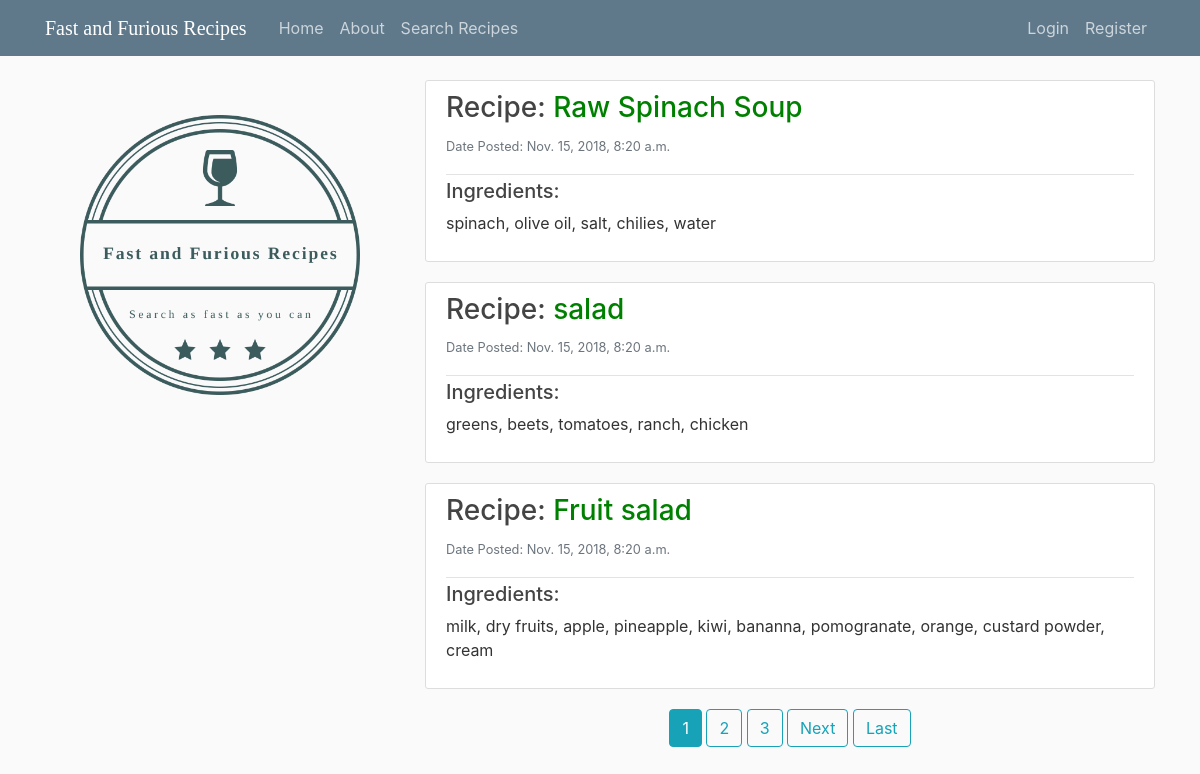
/, run on an earlier commit of the app's database.
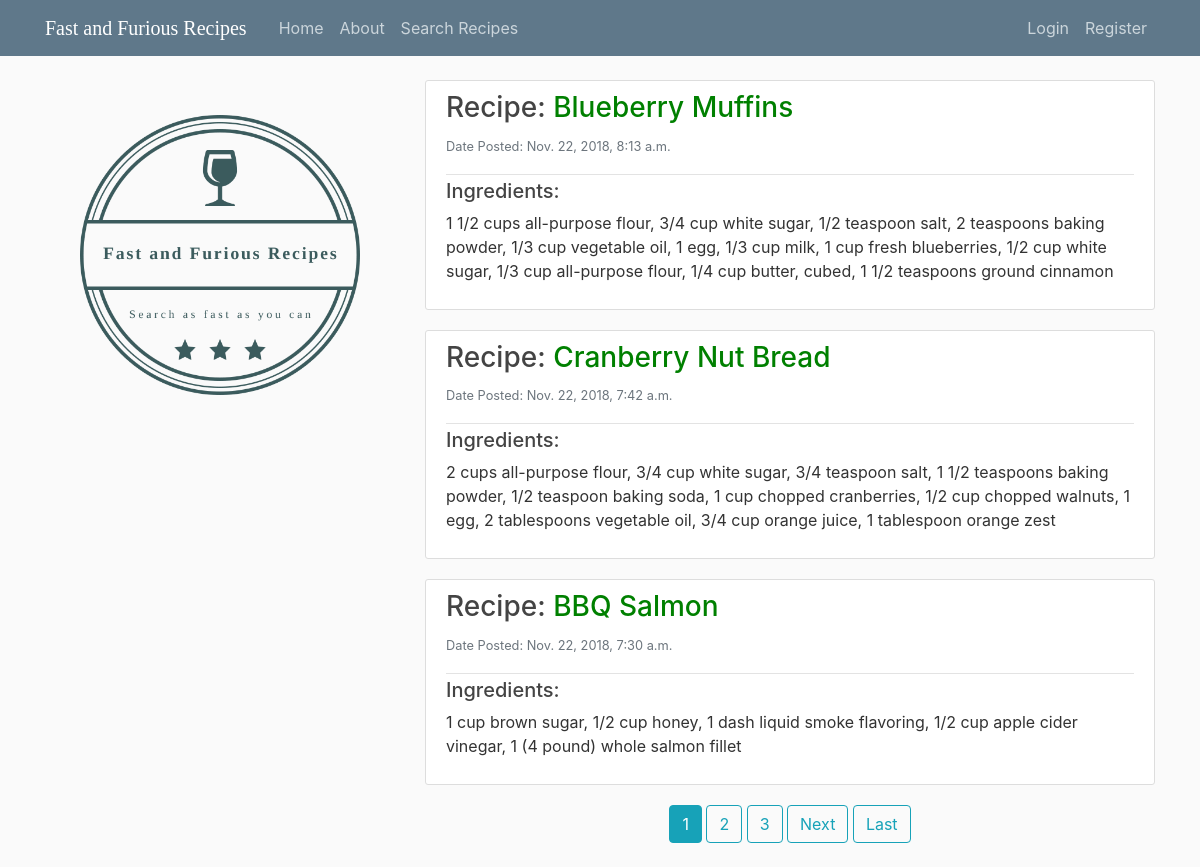
And on a later commit of the database.
### recipes/models.py (models this page shows, shortened)
class Recipes(models.Model):
    title = models.CharField(max_length=100)
    ingredients = models.TextField()
    content = models.TextField()
    date_posted = models.DateTimeField(default=timezone.now)
    author = models.ForeignKey(User, on_delete=models.CASCADE)

### recipes/views.py (the view)
# urls.py: path('', RecipesListView.as_view(), name='recipes-home'),
class RecipesListView(ListView):
    model = Recipes
    template_name = 'recipes/home.html'
    context_object_name = 'recipes'
    ordering = ['-date_posted']
    paginate_by = 3

### recipes/templates/recipes/home.html (shortened to what this page needs)
{% extends "recipes/base.html" %}
{% block content%}
  {% for recipe in recipes %}
     <article class="media content-section">
      <div class="media-body">
      <div class="article-metadata">
          <h3><a class="article-title" href="{% url 'recipes-detail' recipe.id %}"> Recipe: <font color = "green"> {{ recipe.title }}</font></a></h3>
            <p> <small class="text-muted"> Date Posted:  {{recipe.date_posted}} </small></p>
      </div>
          <h5>Ingredients: </h5> <p>  {{ recipe.ingredients}}</p>
      </div>
    </article>
  {% endfor %}
<div align="center">
  {% if is_paginated %}
      {% for num in page_obj.paginator.page_range %}
        {% if page_obj.number == num %}
          <a class="btn btn-info mb-4" href="?page={{ num }}">{{ num }}</a>
        {% elif num > page_obj.number|add:'-3' and num < page_obj.number|add:'3' %}
          <a class="btn btn-outline-info mb-4" href="?page={{ num }}">{{ num }}</a>
        {% endif %}
      {% endfor %}
      {% if page_obj.has_next %}
        <a class="btn btn-outline-info mb-4" href="?page={{ page_obj.next_page_number }}">Next</a>
        <a class="btn btn-outline-info mb-4" href="?page={{ page_obj.paginator.num_pages }}">Last</a>
      {% endif %}
    {% endif %}
</div>
{% endblock content%}

### recipes/templates/recipes/base.html (shortened to what this page needs)
{% load static %}
<!DOCTYPE html>
<html lang="en">
<head>
    <link rel="stylesheet" href="https://maxcdn.bootstrapcdn.com/bootstrap/4.0.0/css/bootstrap.min.css">
    <link rel="stylesheet" type="text/css" href="{% static 'recipes/main.css'%}">
</head>
<body>
<header class="site-header">
  <nav class="navbar navbar-expand-md navbar-dark bg-steel fixed-top">
    <div class="container">
      <a class="navbar-brand mr-4" style="font-family:verdana" href="/">Fast and Furious Recipes</a>
      <div class="collapse navbar-collapse" id="navbarToggle">
        <div class="navbar-nav mr-auto">
          <a class="nav-item nav-link" href="{% url 'recipes-home'%}">Home</a>
          <a class="nav-item nav-link" href="{% url 'recipes-about'%}">About</a>
          <a class="nav-item nav-link" href="{% url 'recipes-search'%}">Search Recipes</a>
        </div>
          <div class="navbar-nav">
                        {% if user.is_authenticated %}
                             <a class="nav-item nav-link" href="{% url 'recipes-create' %}">New Recipe</a>
                             <a class="nav-item nav-link" href="{% url 'profile' %}">Profile</a>
                             <a class="nav-item nav-link" href="{% url 'logout' %}">Logout</a>
                        {% else %}
                            <a class="nav-item nav-link" href="{% url 'login'%}">Login</a>
                            <a class="nav-item nav-link" href="{% url 'register'%}">Register</a>
                        {% endif %}
          </div>
        </div>
      </div>
  </nav>
</header>
<main role="main" class="container">
  <div class="row">
      <div class="col-md-4">
            <img src="{% static 'recipes/recipes_logo.png' %}" width="350" height="350">
        </div>
    <div class="col-md-8">
      {% block content %}{% endblock %}
    </div>
  </div>
</main>
</body>
</html>

### recipes/static/recipes/main.css (style rules this page uses)
body { background: #fafafa; color: #333333; margin-top: 5rem; }
h1, h2, h3, h4, h5, h6 { color: #444444; }
.bg-steel { background-color: #5f788a; }
.site-header .navbar-nav .nav-link { color: #cbd5db; }
.content-section { background: #ffffff; padding: 10px 20px; border: 1px solid #dddddd; border-radius: 3px; margin-bottom: 20px; }
.article-title { color: #444444; }
.article-metadata { padding-bottom: 1px; margin-bottom: 4px; border-bottom: 1px solid #e3e3e3 }

What changed in the data, as far as the page shows it:
no longer on this page (row unchanged): Recipes: title "Raw Spinach Soup", date_posted "Nov. 15, 2018, 8:20 a.m.", ingredients "spinach, olive oil, salt, chilies, water"
removed Recipes: title "salad", date_posted "Nov. 15, 2018, 8:20 a.m.", ingredients "greens, beets, tomatoes, ranch, chicken"
removed Recipes: title "Fruit salad", date_posted "Nov. 15, 2018, 8:20 a.m.", ingredients "milk, dry fruits, apple, pineapple, kiwi, bananna, pomogranate, orange, custard powder, cream"
added Recipes: title "Blueberry Muffins", date_posted "Nov. 22, 2018, 8:13 a.m.", ingredients "1 1/2 cups all-purpose flour, 3/4 cup white sugar, 1/2 teaspoon salt, 2 teaspoons baking powder, 1/3 cup vegetable oil, 1 egg, 1/3 cup milk, 1 cup fresh blueberries, 1/2 cup white sugar, 1/3 cup all-purpose flour, 1/4 cup butter, cubed, 1 1/2 teaspoons ground cinnamon"
added Recipes: title "Cranberry Nut Bread", date_posted "Nov. 22, 2018, 7:42 a.m.", ingredients "2 cups all-purpose flour, 3/4 cup white sugar, 3/4 teaspoon salt, 1 1/2 teaspoons baking powder, 1/2 teaspoon baking soda, 1 cup chopped cranberries, 1/2 cup chopped walnuts, 1 egg, 2 tablespoons vegetable oil, 3/4 cup orange juice, 1 tablespoon orange zest"
added Recipes: title "BBQ Salmon", date_posted "Nov. 22, 2018, 7:30 a.m.", ingredients "1 cup brown sugar, 1/2 cup honey, 1 dash liquid smoke flavoring, 1/2 cup apple cider vinegar, 1 (4 pound) whole salmon fillet"
